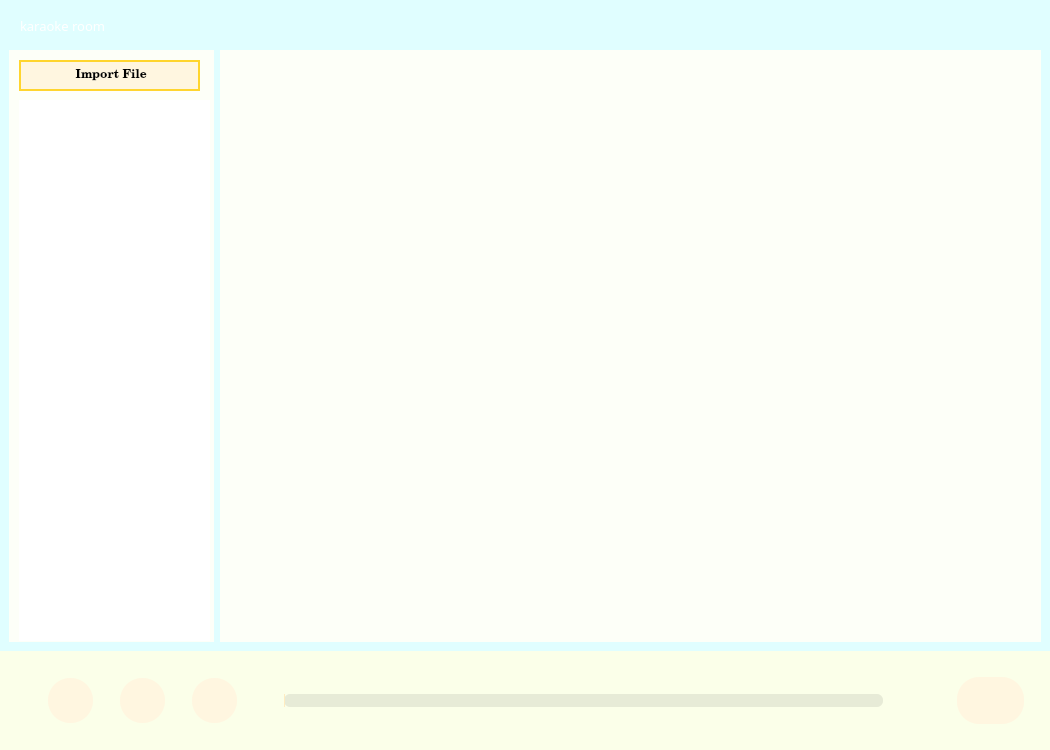
<?xml version="1.0" encoding="UTF-8"?>
<ui version="4.0">
 <class>MainWindow</class>
 <widget class="QMainWindow" name="MainWindow">
  <property name="geometry">
   <rect>
    <x>0</x>
    <y>0</y>
    <width>1050</width>
    <height>750</height>
   </rect>
  </property>
  <property name="sizePolicy">
   <sizepolicy hsizetype="Expanding" vsizetype="Expanding">
    <horstretch>0</horstretch>
    <verstretch>0</verstretch>
   </sizepolicy>
  </property>
  <property name="windowTitle">
   <string>MainWindow</string>
  </property>
  <property name="styleSheet">
   <string notr="true">#MainWindow{
	boarder:none;
}</string>
  </property>
  <widget class="QWidget" name="centralwidget">
   <layout class="QHBoxLayout" name="horizontalLayout">
    <property name="spacing">
     <number>0</number>
    </property>
    <property name="leftMargin">
     <number>0</number>
    </property>
    <property name="topMargin">
     <number>0</number>
    </property>
    <property name="rightMargin">
     <number>0</number>
    </property>
    <property name="bottomMargin">
     <number>0</number>
    </property>
    <item>
     <widget class="QFrame" name="frame">
      <property name="styleSheet">
       <string notr="true">#frame{
	background-color:rgb(224, 254, 255);
	border:none;
}
QFrame{
	border:none;
}</string>
      </property>
      <property name="frameShape">
       <enum>QFrame::StyledPanel</enum>
      </property>
      <property name="frameShadow">
       <enum>QFrame::Raised</enum>
      </property>
      <layout class="QVBoxLayout" name="verticalLayout">
       <property name="spacing">
        <number>0</number>
       </property>
       <property name="leftMargin">
        <number>0</number>
       </property>
       <property name="topMargin">
        <number>0</number>
       </property>
       <property name="rightMargin">
        <number>0</number>
       </property>
       <property name="bottomMargin">
        <number>0</number>
       </property>
       <item>
        <widget class="QFrame" name="frame_2">
         <property name="sizePolicy">
          <sizepolicy hsizetype="Preferred" vsizetype="Expanding">
           <horstretch>0</horstretch>
           <verstretch>2</verstretch>
          </sizepolicy>
         </property>
         <property name="styleSheet">
          <string notr="true">#frame_2{
	
	background-image: url(./designer/2.png);
}</string>
         </property>
         <property name="frameShape">
          <enum>QFrame::StyledPanel</enum>
         </property>
         <property name="frameShadow">
          <enum>QFrame::Raised</enum>
         </property>
         <widget class="QFrame" name="frame_5">
          <property name="geometry">
           <rect>
            <x>940</x>
            <y>10</y>
            <width>111</width>
            <height>31</height>
           </rect>
          </property>
          <property name="styleSheet">
           <string notr="true">QPushButton{

	background-color: rgba(8, 0, 255,0);
	border:none;
	border-radius:11px;
}</string>
          </property>
          <property name="frameShape">
           <enum>QFrame::StyledPanel</enum>
          </property>
          <property name="frameShadow">
           <enum>QFrame::Raised</enum>
          </property>
          <widget class="QPushButton" name="pushButton">
           <property name="geometry">
            <rect>
             <x>60</x>
             <y>0</y>
             <width>31</width>
             <height>28</height>
            </rect>
           </property>
           <property name="text">
            <string/>
           </property>
           <property name="icon">
            <iconset>
             <normaloff>designer/times-solid.svg</normaloff>designer/times-solid.svg</iconset>
           </property>
          </widget>
          <widget class="QPushButton" name="pushButton_3">
           <property name="geometry">
            <rect>
             <x>20</x>
             <y>0</y>
             <width>31</width>
             <height>28</height>
            </rect>
           </property>
           <property name="text">
            <string/>
           </property>
           <property name="icon">
            <iconset>
             <normaloff>designer/compress-alt-solid.svg</normaloff>designer/compress-alt-solid.svg</iconset>
           </property>
          </widget>
         </widget>
         <widget class="QLabel" name="label">
          <property name="geometry">
           <rect>
            <x>20</x>
            <y>15</y>
            <width>151</width>
            <height>21</height>
           </rect>
          </property>
          <property name="font">
           <font>
            <family>Algerian</family>
            <pointsize>10</pointsize>
           </font>
          </property>
          <property name="styleSheet">
           <string notr="true">#label{
	color: white;
}</string>
          </property>
          <property name="text">
           <string>karaoke room</string>
          </property>
         </widget>
        </widget>
       </item>
       <item>
        <widget class="QFrame" name="frame_4">
         <property name="sizePolicy">
          <sizepolicy hsizetype="Preferred" vsizetype="Expanding">
           <horstretch>0</horstretch>
           <verstretch>30</verstretch>
          </sizepolicy>
         </property>
         <property name="styleSheet">
          <string notr="true">#frame_4{
	background-image: url(./designer/2.png);
}</string>
         </property>
         <property name="frameShape">
          <enum>QFrame::StyledPanel</enum>
         </property>
         <property name="frameShadow">
          <enum>QFrame::Raised</enum>
         </property>
         <layout class="QHBoxLayout" name="horizontalLayout_2">
          <item>
           <widget class="QFrame" name="frame_7">
            <property name="sizePolicy">
             <sizepolicy hsizetype="Preferred" vsizetype="Expanding">
              <horstretch>2</horstretch>
              <verstretch>0</verstretch>
             </sizepolicy>
            </property>
            <property name="styleSheet">
             <string notr="true">#frame_7{
	background-color:rgb(253, 255, 248)
}

QPushButton{
	background-color:rgb(255, 246, 224);
	border:2px solid;
	border-color:rgb(255, 213, 46);
}</string>
            </property>
            <property name="frameShape">
             <enum>QFrame::StyledPanel</enum>
            </property>
            <property name="frameShadow">
             <enum>QFrame::Raised</enum>
            </property>
            <widget class="QPushButton" name="pushButton_11">
             <property name="geometry">
              <rect>
               <x>10</x>
               <y>10</y>
               <width>181</width>
               <height>31</height>
              </rect>
             </property>
             <property name="font">
              <font>
               <family>Century Schoolbook</family>
               <weight>75</weight>
               <bold>true</bold>
              </font>
             </property>
             <property name="cursor">
              <cursorShape>PointingHandCursor</cursorShape>
             </property>
             <property name="mouseTracking">
              <bool>true</bool>
             </property>
             <property name="text">
              <string> Import File</string>
             </property>
             <property name="icon">
              <iconset>
               <normaloff>designer/upload-solid.svg</normaloff>designer/upload-solid.svg</iconset>
             </property>
            </widget>
            <widget class="QListWidget" name="listWidget">
             <property name="geometry">
              <rect>
               <x>10</x>
               <y>50</y>
               <width>191</width>
               <height>541</height>
              </rect>
             </property>
             <property name="styleSheet">
              <string notr="true">#listWidget{
	background-color:(255, 255, 255);
	border:inset;
}</string>
             </property>
            </widget>
           </widget>
          </item>
          <item>
           <widget class="QFrame" name="frame_6">
            <property name="sizePolicy">
             <sizepolicy hsizetype="Preferred" vsizetype="Expanding">
              <horstretch>8</horstretch>
              <verstretch>0</verstretch>
             </sizepolicy>
            </property>
            <property name="cursor">
             <cursorShape>ArrowCursor</cursorShape>
            </property>
            <property name="styleSheet">
             <string notr="true">#frame_6{
	background-color:rgb(253, 255, 248)
}
QStackedWidget{
	background-color:rgb(253, 255, 248)
}</string>
            </property>
            <property name="frameShape">
             <enum>QFrame::StyledPanel</enum>
            </property>
            <property name="frameShadow">
             <enum>QFrame::Raised</enum>
            </property>
            <layout class="QHBoxLayout" name="horizontalLayout_6">
             <item>
              <widget class="QFrame" name="frame_8">
               <property name="frameShape">
                <enum>QFrame::StyledPanel</enum>
               </property>
               <property name="frameShadow">
                <enum>QFrame::Raised</enum>
               </property>
               <layout class="QHBoxLayout" name="horizontalLayout_7">
                <item>
                 <widget class="QFrame" name="frame_13">
                  <property name="frameShape">
                   <enum>QFrame::StyledPanel</enum>
                  </property>
                  <property name="frameShadow">
                   <enum>QFrame::Raised</enum>
                  </property>
                  <layout class="QVBoxLayout" name="verticalLayout_2"/>
                 </widget>
                </item>
                <item>
                 <widget class="QFrame" name="frame_11">
                  <property name="frameShape">
                   <enum>QFrame::StyledPanel</enum>
                  </property>
                  <property name="frameShadow">
                   <enum>QFrame::Raised</enum>
                  </property>
                  <layout class="QVBoxLayout" name="verticalLayout_3"/>
                 </widget>
                </item>
               </layout>
              </widget>
             </item>
            </layout>
           </widget>
          </item>
         </layout>
         <zorder>frame_6</zorder>
         <zorder>frame_7</zorder>
        </widget>
       </item>
       <item>
        <widget class="QFrame" name="frame_3">
         <property name="sizePolicy">
          <sizepolicy hsizetype="Preferred" vsizetype="Expanding">
           <horstretch>0</horstretch>
           <verstretch>4</verstretch>
          </sizepolicy>
         </property>
         <property name="styleSheet">
          <string notr="true">#frame_3{
	background-color:rgb(251, 255, 233)
}</string>
         </property>
         <property name="frameShape">
          <enum>QFrame::StyledPanel</enum>
         </property>
         <property name="frameShadow">
          <enum>QFrame::Raised</enum>
         </property>
         <layout class="QGridLayout" name="gridLayout">
          <item row="0" column="0">
           <widget class="QFrame" name="frame_9">
            <property name="sizePolicy">
             <sizepolicy hsizetype="Preferred" vsizetype="Expanding">
              <horstretch>0</horstretch>
              <verstretch>4</verstretch>
             </sizepolicy>
            </property>
            <property name="styleSheet">
             <string notr="true">#frame_3{
	background-color:rgb(251, 255, 233)
}</string>
            </property>
            <property name="frameShape">
             <enum>QFrame::StyledPanel</enum>
            </property>
            <property name="frameShadow">
             <enum>QFrame::Raised</enum>
            </property>
            <layout class="QHBoxLayout" name="horizontalLayout_3">
             <item>
              <widget class="QFrame" name="frame_10">
               <property name="sizePolicy">
                <sizepolicy hsizetype="Preferred" vsizetype="Expanding">
                 <horstretch>3</horstretch>
                 <verstretch>0</verstretch>
                </sizepolicy>
               </property>
               <property name="minimumSize">
                <size>
                 <width>0</width>
                 <height>0</height>
                </size>
               </property>
               <property name="styleSheet">
                <string notr="true">QPushButton{
	background-color:rgb(255, 246, 224);
	border:none;
	border-radius:22px;
}</string>
               </property>
               <property name="frameShape">
                <enum>QFrame::StyledPanel</enum>
               </property>
               <property name="frameShadow">
                <enum>QFrame::Raised</enum>
               </property>
               <layout class="QHBoxLayout" name="horizontalLayout_8">
                <item>
                 <widget class="QPushButton" name="pushButton_6">
                  <property name="minimumSize">
                   <size>
                    <width>45</width>
                    <height>45</height>
                   </size>
                  </property>
                  <property name="maximumSize">
                   <size>
                    <width>45</width>
                    <height>45</height>
                   </size>
                  </property>
                  <property name="cursor">
                   <cursorShape>PointingHandCursor</cursorShape>
                  </property>
                  <property name="mouseTracking">
                   <bool>true</bool>
                  </property>
                  <property name="text">
                   <string/>
                  </property>
                  <property name="icon">
                   <iconset>
                    <normaloff>designer/backward-fast-solid.svg</normaloff>designer/backward-fast-solid.svg</iconset>
                  </property>
                  <property name="iconSize">
                   <size>
                    <width>25</width>
                    <height>25</height>
                   </size>
                  </property>
                 </widget>
                </item>
                <item>
                 <widget class="QPushButton" name="pushButton_5">
                  <property name="minimumSize">
                   <size>
                    <width>45</width>
                    <height>45</height>
                   </size>
                  </property>
                  <property name="maximumSize">
                   <size>
                    <width>45</width>
                    <height>45</height>
                   </size>
                  </property>
                  <property name="cursor">
                   <cursorShape>PointingHandCursor</cursorShape>
                  </property>
                  <property name="mouseTracking">
                   <bool>true</bool>
                  </property>
                  <property name="styleSheet">
                   <string notr="true">QPushButton{
	Background-color:rgb(76, 207, 255)
	border:none;
	border-radius:22px
}</string>
                  </property>
                  <property name="text">
                   <string/>
                  </property>
                  <property name="icon">
                   <iconset>
                    <normaloff>designer/circle-play-regular.svg</normaloff>designer/circle-play-regular.svg</iconset>
                  </property>
                  <property name="iconSize">
                   <size>
                    <width>45</width>
                    <height>45</height>
                   </size>
                  </property>
                 </widget>
                </item>
                <item>
                 <widget class="QPushButton" name="pushButton_4">
                  <property name="minimumSize">
                   <size>
                    <width>45</width>
                    <height>45</height>
                   </size>
                  </property>
                  <property name="maximumSize">
                   <size>
                    <width>45</width>
                    <height>45</height>
                   </size>
                  </property>
                  <property name="cursor">
                   <cursorShape>PointingHandCursor</cursorShape>
                  </property>
                  <property name="mouseTracking">
                   <bool>true</bool>
                  </property>
                  <property name="text">
                   <string/>
                  </property>
                  <property name="icon">
                   <iconset>
                    <normaloff>designer/forward-fast-solid.svg</normaloff>designer/forward-fast-solid.svg</iconset>
                  </property>
                  <property name="iconSize">
                   <size>
                    <width>25</width>
                    <height>25</height>
                   </size>
                  </property>
                 </widget>
                </item>
               </layout>
              </widget>
             </item>
             <item>
              <widget class="QFrame" name="frame_12">
               <property name="sizePolicy">
                <sizepolicy hsizetype="Preferred" vsizetype="Expanding">
                 <horstretch>8</horstretch>
                 <verstretch>0</verstretch>
                </sizepolicy>
               </property>
               <property name="styleSheet">
                <string notr="true">QPushButton{
	border:none;
	border-radius:22px;
}</string>
               </property>
               <property name="frameShape">
                <enum>QFrame::StyledPanel</enum>
               </property>
               <property name="frameShadow">
                <enum>QFrame::Raised</enum>
               </property>
               <layout class="QHBoxLayout" name="horizontalLayout_5">
                <item>
                 <widget class="QSlider" name="horizontalSlider">
                  <property name="cursor">
                   <cursorShape>PointingHandCursor</cursorShape>
                  </property>
                  <property name="mouseTracking">
                   <bool>true</bool>
                  </property>
                  <property name="styleSheet">
                   <string notr="true">QSlider{
	height:40px;
}
QSlider::groove:horizontal{
        height: 13px;
        left: 0px;
        right: 0px;
        border:0px;   
        border-radius:6px;   
        background:rgba(0,0,0,20);
}
QSlider::handle:horizontal{
        width:  22px;
        height: 15px;
       margin-top: -8px;
        margin-left: 0px;
        margin-bottom: -8px;
        margin-right: 0px;
	border-image: url(./designer/grin-beam-sweat-solid.svg);
}

QSlider::handle:horizontal:hover {
    cursor: pointer;
}

QSlider::sub-page:horizontal{
       background:rgba(255,236,193,1);
}


</string>
                  </property>
                  <property name="orientation">
                   <enum>Qt::Horizontal</enum>
                  </property>
                 </widget>
                </item>
                <item>
                 <widget class="QPushButton" name="pushButton_8">
                  <property name="minimumSize">
                   <size>
                    <width>45</width>
                    <height>45</height>
                   </size>
                  </property>
                  <property name="maximumSize">
                   <size>
                    <width>45</width>
                    <height>45</height>
                   </size>
                  </property>
                  <property name="cursor">
                   <cursorShape>PointingHandCursor</cursorShape>
                  </property>
                  <property name="mouseTracking">
                   <bool>true</bool>
                  </property>
                  <property name="text">
                   <string/>
                  </property>
                  <property name="icon">
                   <iconset>
                    <normaloff>designer/volume-high-solid.svg</normaloff>designer/volume-high-solid.svg</iconset>
                  </property>
                  <property name="iconSize">
                   <size>
                    <width>30</width>
                    <height>30</height>
                   </size>
                  </property>
                 </widget>
                </item>
               </layout>
              </widget>
             </item>
             <item>
              <widget class="QFrame" name="frame_14">
               <property name="sizePolicy">
                <sizepolicy hsizetype="Preferred" vsizetype="Preferred">
                 <horstretch>1</horstretch>
                 <verstretch>0</verstretch>
                </sizepolicy>
               </property>
               <property name="styleSheet">
                <string notr="true">QPushButton{
	background-color:rgb(255, 255, 255);
	border:none;
	border-radius:20px;
}</string>
               </property>
               <property name="frameShape">
                <enum>QFrame::StyledPanel</enum>
               </property>
               <property name="frameShadow">
                <enum>QFrame::Raised</enum>
               </property>
               <layout class="QHBoxLayout" name="horizontalLayout_4">
                <property name="spacing">
                 <number>5</number>
                </property>
                <property name="leftMargin">
                 <number>8</number>
                </property>
                <property name="topMargin">
                 <number>8</number>
                </property>
                <property name="rightMargin">
                 <number>8</number>
                </property>
                <property name="bottomMargin">
                 <number>8</number>
                </property>
                <item>
                 <widget class="QPushButton" name="pushButton_9">
                  <property name="maximumSize">
                   <size>
                    <width>75</width>
                    <height>75</height>
                   </size>
                  </property>
                  <property name="cursor">
                   <cursorShape>PointingHandCursor</cursorShape>
                  </property>
                  <property name="mouseTracking">
                   <bool>true</bool>
                  </property>
                  <property name="styleSheet">
                   <string notr="true">QPushButton{
	Background-color:rgb(255, 246, 224);
	border:none;
	border-radius:22px
}</string>
                  </property>
                  <property name="text">
                   <string/>
                  </property>
                  <property name="icon">
                   <iconset>
                    <normaloff>designer/record-vinyl-solid.svg</normaloff>designer/record-vinyl-solid.svg</iconset>
                  </property>
                  <property name="iconSize">
                   <size>
                    <width>45</width>
                    <height>45</height>
                   </size>
                  </property>
                 </widget>
                </item>
               </layout>
              </widget>
             </item>
            </layout>
           </widget>
          </item>
         </layout>
        </widget>
       </item>
      </layout>
      <zorder>frame_2</zorder>
      <zorder>frame_3</zorder>
      <zorder>frame_4</zorder>
     </widget>
    </item>
   </layout>
  </widget>
 </widget>
 <resources>
  <include location="karaokeUI.ui"/>
 </resources>
 <connections/>
</ui>
